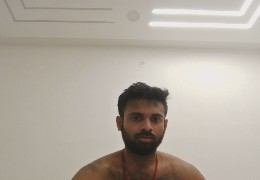
#> input picture Database_API/media/scan_W9R42Y6YR3_4e582769029346d09ee70ec017ee416f.jpg, 260 x 180 px
$ python -i duplicate_detection.py   (imports and definitions only)
#> lines starting #> are read from the running program, lines starting #| are printed output that depends on the picture
import os

import cv2
import numpy as np


FRONTAL_FACE_CASCADE = cv2.CascadeClassifier(
    os.path.join(cv2.data.haarcascades, "haarcascade_frontalface_default.xml")
)
PROFILE_FACE_CASCADE = cv2.CascadeClassifier(
    os.path.join(cv2.data.haarcascades, "haarcascade_profileface.xml")
)
FACE_MATCH_THRESHOLD = float(os.environ.get("FACE_MATCH_THRESHOLD", "0.82"))
FACE_IMAGE_SIZE = (64, 64)
CLAHE = cv2.createCLAHE(clipLimit=2.0, tileGridSize=(8, 8))
HOG_DESCRIPTOR = cv2.HOGDescriptor(FACE_IMAGE_SIZE, (16, 16), (8, 8), (8, 8), 9)
ORB_DESCRIPTOR = cv2.ORB_create(nfeatures=256, scaleFactor=1.15, edgeThreshold=8, fastThreshold=10)


# [11 lines left out: functions _load_grayscale_image_from_bytes, _load_grayscale_image_from_path, not called in this run]


def _detect_with_cascade(cascade, image):
    if image is None or cascade.empty():
        return []
    faces = cascade.detectMultiScale(
        image,
        scaleFactor=1.1,
        minNeighbors=5,
        minSize=(48, 48),
    )
    return [tuple(int(value) for value in face) for face in faces]


def _intersection_over_union(left, right):
    lx, ly, lw, lh = left
    rx, ry, rw, rh = right

    left_x2 = lx + lw
    left_y2 = ly + lh
    right_x2 = rx + rw
    right_y2 = ry + rh

    inter_x1 = max(lx, rx)
    inter_y1 = max(ly, ry)
    inter_x2 = min(left_x2, right_x2)
    inter_y2 = min(left_y2, right_y2)

    inter_width = max(0, inter_x2 - inter_x1)
    inter_height = max(0, inter_y2 - inter_y1)
    intersection = inter_width * inter_height
    if intersection == 0:
        return 0.0

    left_area = lw * lh
    right_area = rw * rh
    union = left_area + right_area - intersection
    if union <= 0:
        return 0.0
    return float(intersection / union)


def _merge_face_detections(detections, overlap_threshold=0.35):
    merged = []
    for face in sorted(detections, key=lambda item: item[2] * item[3], reverse=True):
        if any(_intersection_over_union(face, existing) >= overlap_threshold for existing in merged):
            continue
        merged.append(face)
    return merged


def _detect_frontal_faces(image):
    return _detect_with_cascade(FRONTAL_FACE_CASCADE, image)


def _detect_profile_faces(image):
    direct = _detect_with_cascade(PROFILE_FACE_CASCADE, image)
    if image is None:
        return direct

    flipped = cv2.flip(image, 1)
    mirrored = []
    for x, y, w, h in _detect_with_cascade(PROFILE_FACE_CASCADE, flipped):
        mirrored.append((image.shape[1] - x - w, y, w, h))
    return direct + mirrored


def _detect_faces(image):
    detections = []
    detections.extend(_detect_frontal_faces(image))
    detections.extend(_detect_profile_faces(image))
    return _merge_face_detections(detections)


def _prepare_image(image):
    if image is None:
        return None
    normalized = cv2.resize(image, FACE_IMAGE_SIZE, interpolation=cv2.INTER_AREA)
    normalized = CLAHE.apply(normalized)
    return cv2.GaussianBlur(normalized, (3, 3), 0)


def _extract_primary_face(image, faces=None):
    if image is None:
        return None, 0
    faces = faces if faces is not None else _detect_faces(image)
    if len(faces) == 0:
        return None, 0

    x, y, w, h = max(faces, key=lambda face: face[2] * face[3])
    pad_x = int(w * 0.28)
    pad_y = int(h * 0.28)
    x1 = max(x - pad_x, 0)
    y1 = max(y - pad_y, 0)
    x2 = min(x + w + pad_x, image.shape[1])
    y2 = min(y + h + pad_y, image.shape[0])
    return image[y1:y2, x1:x2], len(faces)


# [31 lines left out: functions _compute_lbp_histogram, _cosine_similarity, not called in this run]


def _clamp_unit(value):
    return max(0.0, min(1.0, float(value)))


# [4 lines left out: function _compute_average_hash, not called in this run]


def _compute_intensity_histogram(image):
    histogram = cv2.calcHist([image], [0], None, [32], [0, 256])
    return cv2.normalize(histogram, histogram).flatten()


# [102 lines left out: functions _compute_edge_histogram, _compute_orb_descriptors, _orb_similarity, _feature_bundle, _compare_feature_bundles, analyze_image_bytes, not called in this run]


def _image_signature(image):
    faces = _detect_faces(image)
    face_crop, face_count = _extract_primary_face(image, faces)
    normalized = _prepare_image(face_crop if face_crop is not None else image)
    if normalized is None:
        return None

    return {
        "features": _feature_bundle(normalized),
        "mirrored_features": _feature_bundle(cv2.flip(normalized, 1)),
        "has_face": face_crop is not None,
        "face_count": face_count,
    }


# [43 lines left out: functions compute_similarity_score, find_similar_image, not called in this run]

>>> import cv2
>>> picture = cv2.imread('media/scan_W9R42Y6YR3_4e582769029346d09ee70ec017ee416f.jpg')
#> picture is the input picture: shape (180, 260, 3); mean B, G, R 160.2, 170.7, 178.8
>>> result = _image_signature(picture)
#> in _detect_with_cascade, `faces = cascade.detectMultiScale( image, scaleFactor=1.1, minNeighbors..`: faces = [[117, 97, 55, 55]]
#> in _detect_profile_faces, `direct = _detect_with_cascade(PROFILE_FACE_CASCADE, image)`: direct = []
#> in _detect_profile_faces, `flipped = cv2.flip(image, 1)`:
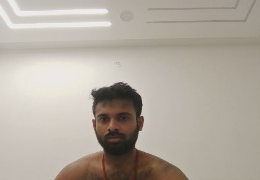
#> flipped: shape (180, 260, 3); mean B, G, R 160.2, 170.7, 178.8
#> the loop in _detect_profile_faces, `for x, y, w, h in _detect_with_cascade(PROFILE_FACE_CASCADE, flipped):` made 1 pass
#> (x, y, w, h) on pass 1: (84, 91, 63, 63)
#> after the loop in _detect_profile_faces, `for x, y, w, h in _detect_with_cascade(PROFILE_FACE_CASCADE, flipped):`: mirrored = [(113, 91, 63, 63)]
#> the loop in _merge_face_detections, `for face in sorted(detections, key=lambda item: item[2] * item[3], rev..` made 2 passes
#> in _extract_primary_face, `x, y, w, h = max(faces, key=lambda face: face[2] * face[3])`: x = 113; y = 91; w = 63
#> in _extract_primary_face, `pad_x = int(w * 0.28)`: pad_x = 17
#> in _extract_primary_face, `x1 = max(x - pad_x, 0)`: x1 = 96
#> in _extract_primary_face, `y1 = max(y - pad_y, 0)`: y1 = 74
#> in _extract_primary_face, `x2 = min(x + w + pad_x, image.shape[1])`: x2 = 193
#> in _extract_primary_face, `y2 = min(y + h + pad_y, image.shape[0])`: y2 = 171
#> in _image_signature, `face_crop, face_count = _extract_primary_face(image, faces)`:
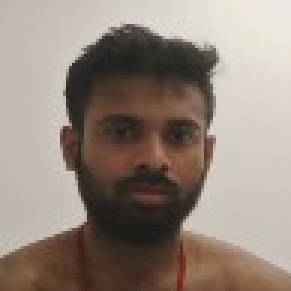
#> face_crop: shape (97, 97, 3) (shown 3 times larger); mean B, G, R 124.3, 134.7, 147.9
#> in _image_signature, `face_crop, face_count = _extract_primary_face(image, faces)`: face_count = 1
#> in _prepare_image, `normalized = cv2.resize(image, FACE_IMAGE_SIZE, interpolation=cv2.INTE..`:
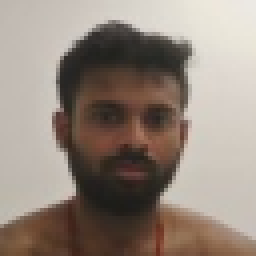
#> normalized: shape (64, 64, 3) (shown 4 times larger); mean B, G, R 124.3, 134.7, 147.9
#> (the run stopped early here; a loop or call above may not have finished)

$ run again, on Database_API/media/voter_EI615WV9YE_ff3d585601b246d7859eee38bd724341.jpg
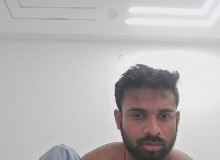
#> input picture Database_API/media/voter_EI615WV9YE_ff3d585601b246d7859eee38bd724341.jpg, 220 x 160 px
#> picture is the input picture: shape (160, 220, 3); mean B, G, R 183.6, 183.4, 186.9
#> in _detect_with_cascade, `faces = cascade.detectMultiScale( image, scaleFactor=1.1, minNeighbors..`: faces = [[120, 92, 64, 64]]
#> direct = []
#> the loop in _merge_face_detections, `for face in sorted(detections, key=lambda item: item[2] * item[3], rev..` made 1 pass
#> after the loop in _merge_face_detections, `for face in sorted(detections, key=lambda item: item[2] * item[3], rev..`: merged = [(120, 92, 64, 64)]
#> x = 120; y = 92; w = 64
#> pad_x = 17
#> x1 = 103
#> y1 = 75
#> x2 = 201
#> y2 = 160
#> in _image_signature, `face_crop, face_count = _extract_primary_face(image, faces)`:
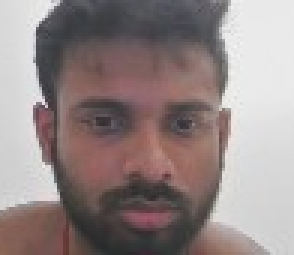
#> face_crop: shape (85, 98, 3) (shown 3 times larger); mean B, G, R 133.7, 134.5, 147.6
#> face_count = 1
#> in _prepare_image, `normalized = cv2.resize(image, FACE_IMAGE_SIZE, interpolation=cv2.INTE..`:
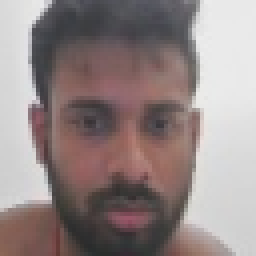
#> normalized: shape (64, 64, 3) (shown 4 times larger); mean B, G, R 133.7, 134.5, 147.5
